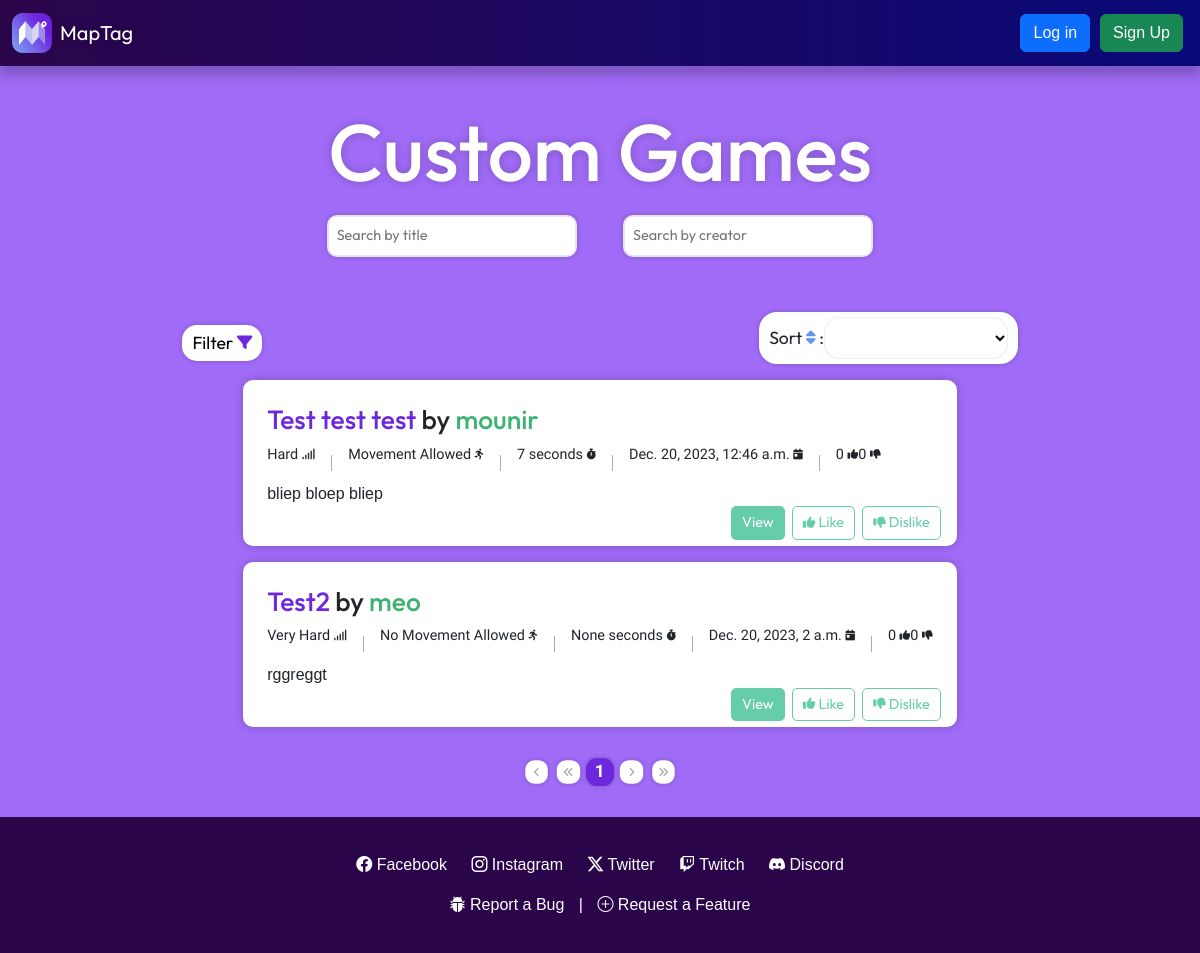
Before: /custom_games with the older database file.
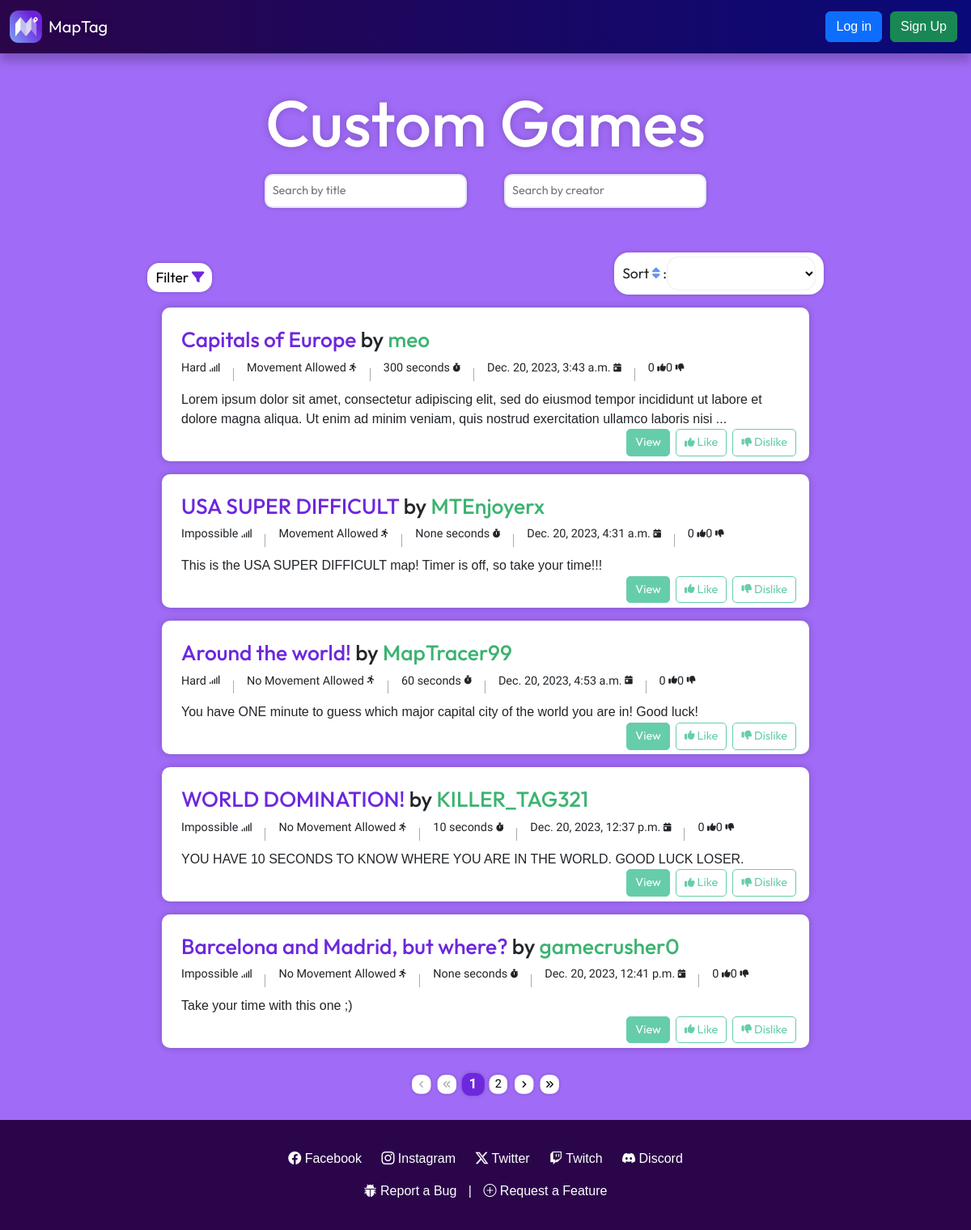
After: the same page with the newer database file.
### Game/models.py (models this page shows)
class CustomGame(models.Model):
    DIFFICULTY_CHOICES = [
        ('Impossible', 'impossible'),
        ('Very Hard', 'very_hard'),
        ('Hard', 'hard'),
        ('Normal', 'normal'),
        ('Easy', 'easy'),
    ]
    id = models.UUIDField(primary_key=True, default=uuid.uuid4, editable=False)
    creator = models.CharField(max_length=255)
    likes = models.IntegerField(default=0)
    dislikes = models.IntegerField(default=0)
    date_created = models.DateTimeField(auto_now_add=True)
    map_title = models.CharField(max_length=100)
    mobility = models.BooleanField(default=False)
    difficulty = models.CharField(max_length = 20, choices = DIFFICULTY_CHOICES)
    timer_status = models.BooleanField(default=False)
    timer_duration = models.IntegerField(null=True, blank=True)
    map_description = models.TextField(default="No description.", max_length=1000)

### Game/views.py (the view)
# urls.py: path('custom_games', game_views.custom_games, name="custom_games"),
def custom_games(request):
    game_list = CustomGame.objects.all()
    paginator = Paginator(game_list, 5)  # Split game list into pages of 5
    page_number = request.GET.get('page')
    page_obj = paginator.get_page(page_number)  # Get current page
    context = {
        'all_games': game_list,
        'current_games': page_obj,
    }
    return render(request, "custom_games.html", context)

### Game/templatetags/game_tags.py (called while the page is built)
@register.filter(name='truncate_words')
def truncate_words(value, max_words):
    words = value.split()
    if len(words) > max_words:
        return ' '.join(words[:max_words]) + ' ...'
    return value

### Game/templates/custom_games.html (shortened to what this page needs)
{% extends 'base.html' %}
{% load static %}
{% load game_tags %}
{% block extra_head %}
  <link rel="stylesheet" type="text/css" href="{% static 'styles/custom_games.css' %}" />
{% endblock %}
{% block content %}
  <h1>Custom Games</h1>
  <div class="games-container">
    <div class="search-container">
      <input type="text" id="title-search" placeholder="Search by title" />
      <input type="text" id="creator-search" placeholder="Search by creator" />
    </div>
    <div class="tools-container">
      <div class="filtering-container">
        <button id="filter-btn">Filter <i class="fa-solid fa-filter fa-sm"></i></button>
      </div>
      <div class="sorting-container">
        <label for="sorting-select">Sort <i class="fa-solid fa-sort fa-sm" style="color: #6495ed;"></i> :</label><select id="sorting-select">
        </select>
      </div>
    </div>
    <div class="current-games" id="current-games">
    </div>
    <div class="all-games" id="all-games" style="display:none;">
      {% for game in all_games %}
        <div class="game">
          <h2><span class="title">{{ game.map_title }}</span> by <span class="creator">{{ game.creator }}</span></h2>
          <div class="game-details">
            <p class="game-difficulty">{{ game.difficulty }} </p>
            {% if game.mobility == True %}
            <p>Movement Allowed </p>
            {% else %}
            <p>No Movement Allowed </p>
            {% endif %}
            <p class="game-duration">{{ game.timer_duration }} seconds </p>
            <p class="game-date">{{ game.date_created }} </p>
            <p class="game-likes">
              {{ game.likes }}
            </p>
            <p class="game-dislikes">
              {{ game.dislikes }}
            </p>
          </div>
          <p class="games-description">{{ game.map_description|truncate_words:30 }}</p>
          <div class="game-actions">
            <a href="{% url 'custom_game_detail' game.id %}" class="game-view">View</a>
            <a href="#" class="game-like"> Like</a>
            <a href="#" class="game-dislike"> Dislike</a>
          </div>
        </div>
      {% endfor %}
    </div>
    <div class="pagination">
      <span class="step-links">
        {% if current_games.has_previous %}
          <a href="?page=1"><i class="fa-solid fa-angles-left fa-xs"></i></a>
          <a href="?page={{ current_games.previous_page_number }}"><i class="fa-solid fa-angle-left fa-xs"></i></a>
        {% else %}
          <span class="disabled"></span>
          <span class="disabled"></span>
        {% endif %}
        {% for num in current_games.paginator.page_range %}
          {% if num == current_games.number %}
            <span class="current-page">{{ num }}</span>
          {% else %}
            {% with lower_bound=current_games.number|add:'-3' upper_bound=current_games.number|add:'3' %}
              {% if num > lower_bound and num < upper_bound %}
                <a href="?page={{ num }}">{{ num }}</a>
              {% endif %}
            {% endwith %}
          {% endif %}
        {% endfor %}
        {% if current_games.has_next %}
          <a href="?page={{ current_games.next_page_number }}"></a>
          <a href="?page={{ current_games.paginator.num_pages }}"></a>
        {% else %}
          <span class="disabled"></span>
          <span class="disabled"></span>
        {% endif %}
      </span>
    </div>
  </div>
{% endblock %}

### MapTag/templates/base.html (shortened to what this page needs)
{% load static %}
<!DOCTYPE html>
<html lang="en">
  <head>
    <link href="https://cdn.jsdelivr.net/npm/bootstrap@5.3.2/dist/css/bootstrap.min.css" rel="stylesheet" />
    <link rel="stylesheet" href="https://cdn.jsdelivr.net/npm/bootstrap-icons@1.11.2/font/bootstrap-icons.min.css" />
    <link rel="stylesheet" type="text/css" href="{% static 'styles/base.css' %}" />
    {% block extra_head %}
    {% endblock %}
  </head>
  <body>
    <nav class="navbar fixed-top navbar-expand-lg bg-body-tertiary" style="background-image: linear-gradient(to right, #2b054a, #090979);">
      <div class="container-fluid d-flex justify-content-between align-items-center">
        <a class="navbar-brand d-flex align-items-center" href="{% url 'home' %}">
          <img src="{% static 'images/maptag_logo.png' %}" alt="Logo" width="40" height="40" class="d-inline-block align-text-top" />
          <span class="ms-2">MapTag</span>
        </a>
        {% if user.is_authenticated %}
        <div class="collapse navbar-collapse" id="navbarSupportedContent">
          <ul class="navbar-nav me-auto mb-2 mb-lg-0">
            <li class="nav-item">
              <a class="nav-link" href="{% url 'custom_games' %}">Custom Games</a>
            </li>
          </ul>
        </div>
          <div class="dropdown">
            <button onclick="myFunction()" id="dropdown" class="dropbtn">{{ user.username }}</button>
            <div id="myDropdown" class="dropdown-content">
              <a onclick="document.getElementById('profile-modal').style.display='block'">My profile</a>
              <a href="{% url 'myfriends' %}">Friends</a>
              <a href="{% url 'mygames' %}">My games</a>
              <a href="{% url 'log_out' %}">Log out</a>
            </div>
          </div>
        {% else %}
          <div class="d-flex">
            <button onclick="document.getElementById('login-modal').style.display='block'" type="button" class="btn btn-primary custom-btn">Log in</button>
            <button onclick="document.getElementById('register-modal').style.display='block'" type="button" class="btn btn-success  custom-btn">Sign Up</button>
          </div>
        {% endif %}
      </div>
    </nav>
    <div class="content">
      {% block content %}
      {% endblock %}
    </div>
    <footer class="footer">
      <div class="container">
        <a href="#" class="social-icon"><i class="bi bi-facebook"></i> Facebook</a>
        <a href="#" class="social-icon"><i class="bi bi-instagram"></i> Instagram</a>
        <a href="#" class="social-icon"><i class="bi bi-twitter-x"></i> Twitter</a>
        <a href="#" class="social-icon"><i class="bi bi-twitch"></i> Twitch</a>
        <a href="#" class="social-icon"><i class="bi bi-discord"></i> Discord</a>
        <div class="mt-3">
          <a href="#" onclick="document.getElementById('reportbug-modal').style.display='block'" class="social-icon"> <i onclick="document.getElementById('reportbug-modal').style.display='block'" class="bi bi-bug-fill"></i> Report a Bug</a> |
          <a href="#" onclick="document.getElementById('requestfeature-modal').style.display='block'" class="social-icon"><i onclick="document.getElementById('requestfeature-modal').style.display='block'"class="bi bi-plus-circle"></i> Request a Feature</a>
        </div>
      </div>
    </footer>
  </body>
</html>

### MapTag/static/styles/base.css (style rules this page uses)
nav { box-shadow: 0 10px 10px rgba(0, 0, 0, 0.2); }
body { padding-top: 4.4em; }
.ms-2 { color: white; font-family: 'Outfit', sans-serif; text-shadow: 0 0 10px rgba(0, 0, 0, 0.2); }
body { margin: 0; font-family: 'Helvetica', sans-serif; background-color: #2c3333; min-height: 100%; }
.custom-btn { margin: 5px; }
a { color: white; text-decoration: none; }
.footer { background-color: #2b054a; color: white; padding: 20px 0; text-align: center; margin-top: auto; }
.social-icon { color: white; margin: 0 10px; text-decoration: none; width: 1em; height: 1em; }
input[type=text], input[type=password], input[type=email] { width: 100%; padding: 12px 20px; margin: 8px 0; display: inline-block; border: 1px solid #ccc; box-sizing: border-box; }
.container { padding: 16px; }

### Game/static/styles/custom_games.css (style rules this page uses)
body { padding-top: 4em; background-color: #a06bf6; }
h1 { font-size: 5em; font-family: 'Outfit', sans-serif; text-shadow: 0 0 10px rgba(0, 0, 0, 0.2); text-align: center; color: white; margin-top: 0.5em; }
.games-container { display: flex; flex-direction: column; justify-content: space-between; align-items: center; max-width: 800px; margin: 0 auto; }
.search-container { display: flex; justify-content: center; gap: 2em; margin-bottom: 3em; width: 100%; }
.search-container input { font-family: "Outfit", sans-serif; font-size: 0.9em; padding: 0.55em; border: 2px solid lavender; border-radius: 10px; box-shadow: 0 0 5px rgba(0, 0, 0, 0.2); margin: 0.5em; width: 250px; }
.tools-container { display: flex; justify-content: space-between; align-items: center; margin-bottom: 1em; width: 100%; }
.filtering-container { display: flex; justify-content: flex-start; align-items: center; margin-left: -1.1em; margin-bottom: -0.6em; }
#filter-btn { background-color: white; border: none; box-shadow: 0 0 5px rgba(0, 0, 0, 0.2); border-radius: 15px; font-family: "Outfit", sans-serif; font-size: 1.1em; padding: 5px 10px 5px 10px; cursor: pointer; transition: all 0.1s ease-in-out; margin-right: 0.5em; }
#filter-btn i { color: #6D27DD; }
.sorting-container { display: flex; justify-content: flex-end; align-items: center; font-family: "Outfit", sans-serif; font-size: 1.1em; background-color: white; box-shadow: 0 0 5px rgba(0, 0, 0, 0.2); border-radius: 18px; padding: 5px 10px 5px 10px; margin-right: -1em; }
select { padding: 0.5em; border: none; background-color: white; border-radius: 15px; box-shadow: inset 0 0 2px rgba(0, 0, 0, 0.2); }
.current-games { display: flex; flex-direction: column; justify-content: center; align-items: center; margin: 0 auto; }
.game { background-color: white; margin-bottom: 1em; border-radius: 10px; box-shadow: 0 0 10px rgba(0, 0, 0, 0.2); padding: 1.5em; position: relative; width: 100%; }
.game h2 { font-family: "Outfit", sans-serif; font-size: 1.65em; margin-top: 0; }
.game-details { display: flex; align-items: center; font-family: "Work Sans", sans-serif; font-size: 0.9em; }
.game h2 .title { color: #6D27DD; }
.game h2 .creator { color: mediumseagreen; }
.game-actions { position: absolute; bottom: 0.35em; right: 1em; margin-top: 10em; display: flex; }
.game-actions a { margin-left: 0.5em; background-color: white; color: mediumaquamarine; border: 1px solid mediumaquamarine; border-radius: 5px; padding: 5px 10px; text-decoration: none; font-family: "Outfit", sans-serif; font-size: 0.9em; cursor: pointer; transition: all 0.2s ease-in-out; }
.game-view { background-color: mediumaquamarine !important; color: white !important; }
.pagination { scale: 90%; display: flex; justify-content: center; margin-top: 1rem; margin-bottom: 2rem; width: 100%; }
.step-links { display: flex; align-items: center; margin: 0; padding: 0; }
.step-links a, .step-links span { font-family: "Roboto", sans-serif; background-color: white; color: black; text-decoration: none; margin: 0 0.3rem; display: inline-flex; justify-content: center; align-items: center; width: 1.60rem; height: 1.60rem; border-radius: 10px; box-shadow: 0 0 5px rgba(0, 0, 0, 0.2); transition: all 0.2s ease-in-out; }
.step-links a:hover:not(.disabled), .step-links span.current-page { background-color: #6D27DD; color: white; transform: scale(1.2); }
.step-links span.disabled { color: #aaa; }
.step-links span.current-page { font-weight: bold; }

Changed rows visible on the page:
removed CustomGame: map_title "Test test test", creator "mounir", difficulty "Hard", mobility "Movement Allowed", timer_duration "7", date_created "Dec. 20, 2023, 12:46 a.m.", likes "0", dislikes "0", map_description "bliep bloep bliep"
removed CustomGame: map_title "Test2", creator "meo", difficulty "Very Hard", mobility "No Movement Allowed", timer_duration "None", date_created "Dec. 20, 2023, 2 a.m.", likes "0", dislikes "0", map_description "rggreggt"
added CustomGame: map_title "Capitals of Europe", creator "meo", difficulty "Hard", mobility "Movement Allowed", timer_duration "300", date_created "Dec. 20, 2023, 3:43 a.m.", likes "0", dislikes "0", map_description "Lorem ipsum dolor sit amet, consectetur adipiscing elit, sed do eiusmod tempor incididunt ut labore et dolore magna aliqua. Ut enim ad minim veniam, quis nostrud exercitation ullamco laboris nisi ..."
added CustomGame: map_title "USA SUPER DIFFICULT", creator "MTEnjoyerx", difficulty "Impossible", mobility "Movement Allowed", timer_duration "None", date_created "Dec. 20, 2023, 4:31 a.m.", likes "0", dislikes "0", map_description "This is the USA SUPER DIFFICULT map! Timer is off, so take your time!!!"
added CustomGame: map_title "Around the world!", creator "MapTracer99", difficulty "Hard", mobility "No Movement Allowed", timer_duration "60", date_created "Dec. 20, 2023, 4:53 a.m.", likes "0", dislikes "0", map_description "You have ONE minute to guess which major capital city of the world you are in! Good luck!"
added CustomGame: map_title "WORLD DOMINATION!", creator "KILLER_TAG321", difficulty "Impossible", mobility "No Movement Allowed", timer_duration "10", date_created "Dec. 20, 2023, 12:37 p.m.", likes "0", dislikes "0", map_description "YOU HAVE 10 SECONDS TO KNOW WHERE YOU ARE IN THE WORLD. GOOD LUCK LOSER."
added CustomGame: map_title "Barcelona and Madrid, but where?", creator "gamecrusher0", difficulty "Impossible", mobility "No Movement Allowed", timer_duration "None", date_created "Dec. 20, 2023, 12:41 p.m.", likes "0", dislikes "0", map_description "Take your time with this one ;)"
Other visible differences:
new list line: "2"
